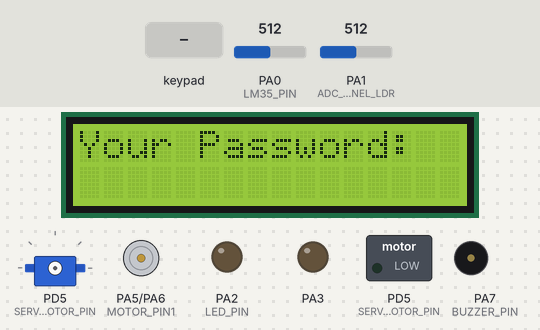
The program below on a simulated ATmega32, built with avr-gcc and emulated at 8 MHz. On the bench: 20×4 character LCD, servo, motor-driver pin pairs drawn as motors (green arrow = first pin HIGH = forward, orange = second pin HIGH = backward, longer = more drive), switched loads named in the program (green lamp = pin HIGH), output pins drawn as LEDs (lit = HIGH), buzzer (waves = sounding, pin HIGH). Wiring (inferred from the signals the program sends): 4×4 keypad with keys 7 8 9 / 4 5 6 * 1 2 3 - C 0 = +: rows PC0, PC1, PC2, PC3; columns PC4, PC5, PC6, PC7. Wiring (inferred from the names in the program): character LCD (HD44780): RS PD0; R/W PD1; E PD2; data PB0, PB1, PB2, PB3, PB4, PB5, PB6, PB7. The inputs (shaded band) are chosen by the test bench; at power-on: PA0 (LM35_PIN) = 512, PA1 (ADC_CHANNEL_LDR) = 512. Servo pulses on a pin are drawn as a servo (544–2400 µs = 0–180°); pins used as bus, display or sensor lines are not drawn.

Above: at 1.2 s.
1.3 s: keypad keys 1 2 3 4 = pressed 0.4 s apart
At 5.6 s:
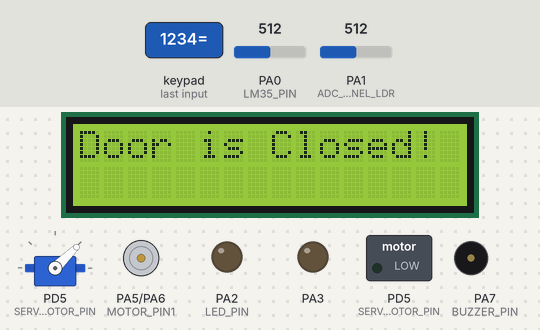
6.3 s: PA0 (LM35_PIN) set to 50
At 7.0 s:
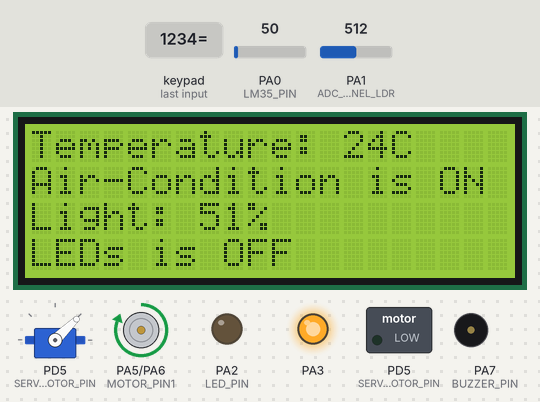
7.8 s: PA0 (LM35_PIN) set to 42
At 8.6 s:
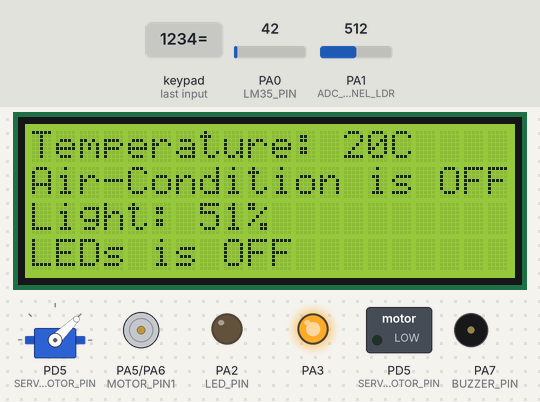
9.4 s: PA1 (ADC_CHANNEL_LDR) set to 56
10.9 s: PA1 (ADC_CHANNEL_LDR) set to 45
At 11.4 s:
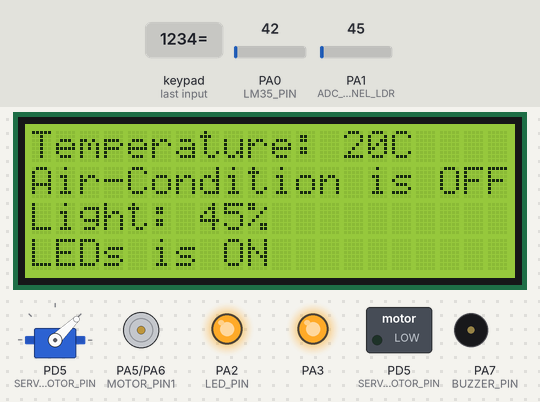
12.4 s: PA0 (LM35_PIN) set to 60
At 13.1 s:
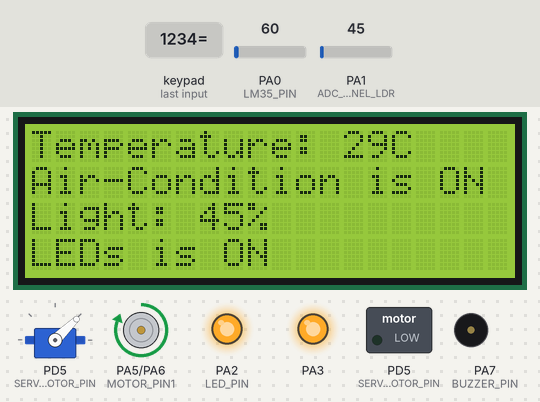
Timing chart, 0 to 15.0 s (numbered marks = the images above; inputs shaded):
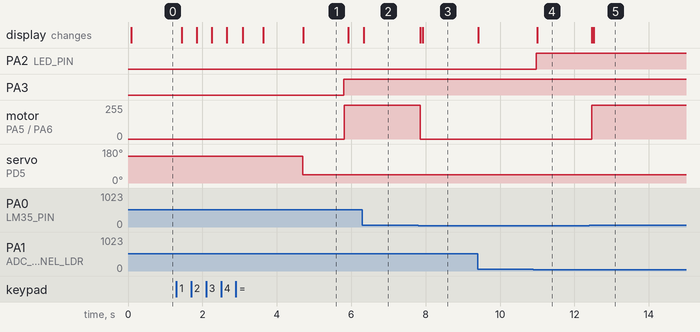

Measured:
- the behaviour switches between 46 and 45 on PA0 (LM35_PIN) (found by bisection; images 2 and 3)
- the behaviour switches between 50 and 49 on PA1 (ADC_CHANNEL_LDR) (found by bisection; images 3 and 4)
- after the input at 1.3 s, PA3: LOW → HIGH after 4.5 s; motor on PA5 (MOTOR_PIN1) / PA6 (motor_pin2): stopped → forward 255/255 after 4.5 s; servo on PD5 (SERVO_MOTOR_PIN): 141° → 44° after 3.4 s; the display: first changes after 0.15 s (image 1 shows a later state)
- after the input at 6.3 s, the display: changes at once (image 2)
- after the input at 7.8 s, motor on PA5 (MOTOR_PIN1) / PA6 (motor_pin2): forward 255/255 → stopped after 0.06 s; the display: first changes after 0.06 s (image 3 shows a later state)
- after the input at 10.9 s, PA2 (LED_PIN): LOW → HIGH after 0.07 s; the display: changes after 0.10 s (image 4)
- after the input at 12.4 s, motor on PA5 (MOTOR_PIN1) / PA6 (motor_pin2): stopped → forward 255/255 after 0.07 s; the display: first changes after 0.07 s (image 5 shows a later state)

The program:

main.c
```c
/*
 * main.c
 *
 *  Created on: Oct 23, 2023
 *      Author: hp
 */

#include "app.h"


int main(void){
	u8 login_tries = 0;
	u32 temp_value = 0;
	u16 light_value = 0;
	app_init();

	while(1){
		if(Read_Password()){
			login_tries++;
			if(MAX_LOGIN_TRIES <= login_tries)
				Halt_System();
			else{
				CLCD_DisplayClear();
				CLCD_WriteString((u8*)"Try Again!");
				_delay_ms(500);
				CLCD_DisplayClear();
				continue;
			}
		}
		else{
			CLCD_DisplayClear();
			CLCD_WriteString((u8*)"You can Access!");
			_delay_ms(500);
			CLCD_DisplayClear();
			Servo_Angle(180);
			CLCD_WriteString((u8*)"Door is Opened!");
			_delay_ms(1000);
			CLCD_DisplayClear();
			Servo_Angle(0);
			CLCD_WriteString((u8*)"Door is Closed!");
			_delay_ms(1000);
			CLCD_DisplayClear();
			break;
		}
	}


	CLCD_WriteString_Pos((u8*)"Temperature: ",1,1);
	CLCD_WriteString_Pos((u8*)"Light: ",3,1);

	while(1){
		LED_DIMMER();
		temp_value = Get_Tempreture_Value();
		CLCD_WriteNum_Pos(temp_value,1,14);
		CLCD_WriteData_Pos('C',1,16);
		if (temp_value >= 28){
			DC_MOTOR_ON();
			CLCD_WriteString_Pos((u8*)"Air-Condition is ON ",2,1);
		}else if (temp_value <= 21){
			DC_MOTOR_OFF();
			CLCD_WriteString_Pos((u8*)"Air-Condition is OFF",2,1);
		}

		light_value = Get_LDR_Value();
		mapRange(light_value, 0, 1024, 0, 100);
		CLCD_WriteNum_Pos(light_value, 3, 8);
		CLCD_WriteData_Pos('%',3,10);
		if (light_value < 50){
			LED_voidON(LED_PIN);
			CLCD_WriteString_Pos((u8*)"LEDs is ON ",4,1);
		}else if (light_value >= 50){
			LED_voidOFF(LED_PIN);
			CLCD_WriteString_Pos((u8*)"LEDs is OFF",4,1);
		}
	}
}
```

app.c
```c
/*
 * app.c
 *
 *  Created on: Oct 23, 2023
 *      Author: hp
 */

#include "app.h"

#define SYSTEM_PSW 1234

void app_init(void){
	/* LCD init */
	CLCD_init();
	/* KPD init */
	KPD_init();
	/* DC_Motor */
	Motor motor;
	motor.motor_port = MOTOR_PORT;
	motor.motor_pin1 = MOTOR_PIN1;
	motor.motor_pin2 = MOTRO_PIN2;
	DCMotor_init(&motor);
	/* ADC init */
	/* LM35 */
	DIO_voidSetPinDirection(DIO_u8PORTA, LM35_PIN, DIO_u8INPUT); //ADC A0 input
	LM35_init();
	/* LDR init */
	DIO_voidSetPinDirection(DIO_u8PORTA, LDR_PIN, DIO_u8INPUT); //ADC A1 input
	LDR_init();
	/* BUZZER init */
	DIO_voidSetPinDirection(DIO_u8PORTA, BUZZER_PIN, DIO_u8OUTPUT);
	/* Servo MOTOR init */
	DIO_voidSetPinDirection(SERVO_MOTOR_PORT, SERVO_MOTOR_PIN, DIO_u8OUTPUT);
	Timer1_FPWM();
	/* LED init */
	LED_voidInit(LED_PIN);
	/* LED Dimmer */
	LED_voidInit(DIMMER_LED);
}

u8 Read_Password(void){
	/*
	 * Read password from keypad
	 * If password is correct, return 0
	 * If password is incorrect, return 1
	 */

    u8 keypad_entry;
    u32 password = 0;
    CLCD_WriteString((u8*)"Your Password: ");
	CLCD_GoTo(2,1);

    while (1) {
        keypad_entry = KPD_GetPressedKey();

        if (keypad_entry == '=') {
            break;
        } else if ((keypad_entry >= '0') && (keypad_entry <= '9')) {
            CLCD_WriteData(keypad_entry);
            _delay_ms(50);
            password += (keypad_entry - 48);
            password *= 10;
        } else { /* Do Nothing */ }
    }

    password /= 10;

    // Check if the entered password is correct
    u8 ret_val = (password == SYSTEM_PSW) ? 0 : 1;
    return ret_val;
}

u32 Get_Tempreture_Value(void){
	u32 ret_val = LM35_CallValue();
	return ret_val;
}

u16 Get_LDR_Value(void){
	u16 adc_val = LDR_CallValue();
	return adc_val;
}

void DC_MOTOR_ON(void){
	Motor motor;
	motor.motor_port = MOTOR_PORT;
	motor.motor_pin1 = MOTOR_PIN1;
	motor.motor_pin2 = MOTRO_PIN2;
	DCMotor_SetCW(&motor);
}
void DC_MOTOR_OFF(void){
	Motor motor;
	motor.motor_port = MOTOR_PORT;
	motor.motor_pin1 = MOTOR_PIN1;
	motor.motor_pin2 = MOTRO_PIN2;
	DCMotor_OFF(&motor);
}

void BUZZER_ON(void){
	DIO_voidSetPinValue(BUZZER_PORT, BUZZER_PIN, DIO_u8HIGH);
}

void LED_DIMMER(void){
	LED_voidON(DIMMER_LED);
}

void Halt_System(void){
	CLCD_DisplayClear();
	CLCD_WriteString((u8*)"System is Halt");
	while(1){
		BUZZER_ON();
	}
}

u32 mapRange(u16 value, u16 fromLow, u16 fromHigh, u16 toLow, u16 toHigh) {
	u16 sourceRange = fromHigh - fromLow;
	u16 targetRange = toHigh - toLow;

    f32 scaledValue = (value - fromLow) / sourceRange;
    u32 result = toLow + scaledValue * targetRange;

    return result;
}
```

app.h
```c
/*
 * app.h
 *
 *  Created on: Oct 23, 2023
 *      Author: hp
 */

#ifndef APP_H_
#define APP_H_

/* Section Includes */
/* we use drivers:
 * from MCAL:
 * 1- DIO
 * 2- ADC
 * 3- TIMER1
 * from HAL:
 * 1- LCD
 * 2- KPD
 * 3- DC_MOTOR
 * 4- LM35
 * 5- LED
 * 6- LDR
 * 7- SERVO_MOTOR
 *  */
#include "../01-LIB/BIT_MATH.h"
#include "../01-LIB/STD_TYPES.h"
#include "../04-MCAL/01-DIO/DIO_Interface.h"
#include "../04-MCAL/03-ADC/ADC_Interface.h"
#include "../03-HAL/01-LED/LED_Interface.h"
#include "../03-HAL/03-BUSH_BUTTON/BushButton_Interface.h"
#include "../03-HAL/04-CLCD/CLCD_Interface.h"
#include "../03-HAL/05-KPD/KPD_Interface.h"
#include "../03-HAL/06-DC_MOTOR/DC_Motor_Interface.h"
#include "../03-HAL/07-LM35/LM35_Interface.h"
#include "../03-HAL/09-LDR/LDR_Interface.h"
#include "../03-HAL/10-SERVO_MOTOR/SERVO_INTERFACE.h"

/* Section Macro */
#define MAX_LOGIN_TRIES 3
#define BUZZER_PORT DIO_u8PORTA
#define BUZZER_PIN  DIO_U8PIN7
#define MOTOR_PORT  DIO_u8PORTA
#define MOTOR_PIN1  DIO_U8PIN5
#define MOTRO_PIN2  DIO_U8PIN6
#define LED_PIN     DIO_U8PIN2
#define DIMMER_LED  DIO_U8PIN3
#define LM35_PIN    DIO_U8PIN0
#define LDR_PIN     DIO_U8PIN1
#define SERVO_MOTOR_PORT DIO_u8PORTD
#define SERVO_MOTOR_PIN  DIO_U8PIN5


/* APIs Supported by "APP" */
void app_init(void);
u8 Read_Password(void);
u32 Get_Tempreture_Value(void);
u16 Get_LDR_Value(void);
void DC_MOTOR_ON(void);
void DC_MOTOR_OFF(void);
void BUZZER_ON(void);
void LED_DIMMER(void);
void Halt_System(void);
u32 mapRange(u16 value, u16 fromLow, u16 fromHigh, u16 toLow, u16 toHigh);

#endif /* APP_H_ */
```

LED_Interface.h
```c
/*
 * LED_Interface.h
 *
 *  Created on: Oct 5, 2023
 *      Author: hp
 */

#ifndef LED_INTERFACE_H_
#define LED_INTERFACE_H_

#define LED_PORT DIO_u8PORTA

void LED_voidInit(u8 u8PinNum);
void LEDs_voidInit(u8 u8PinNum);
void LED_voidON(u8 u8PinNum);
void LEDs_voidON(u8 u8PinNum);
void LED_voidOFF(u8 u8PinNum);
void LEDs_voidOFF(u8 u8PinNum);

#endif /* LED_INTERFACE_H_ */
```

LED_Progam.c
```c
/*
 * LED_Progam.c
 *
 *  Created on: Oct 5, 2023
 *      Author: hp
 */

#include "../../01-LIB/STD_TYPES.h"
#include "../../04-MCAL/01-DIO/DIO_Interface.h"
#include "../01-LED/LED_Interface.h"

void LED_voidInit(u8 u8PinNum){
	DIO_voidSetPinDirection(LED_PORT, u8PinNum, DIO_u8OUTPUT);
}

void LEDs_voidInit(u8 u8PinNum){
	//DDRC = 0b00000111; //output(C0,C1,C2)
	DIO_voidSetPortDirection(LED_PORT, u8PinNum);
}

void LED_voidON(u8 u8PinNum){
	//PORTC = 0b00000001; //high(C0,C1,C2)
	DIO_voidSetPinValue(LED_PORT, u8PinNum, DIO_u8HIGH);
}

void LEDs_voidON(u8 u8PinNum){
	DIO_voidSetPortValue(LED_PORT, u8PinNum);
}

void LED_voidOFF(u8 u8PinNum){
	//PORTC = 0b00000000; //low(C0,C1,C2)
	DIO_voidSetPinValue(LED_PORT, u8PinNum, DIO_u8LOW);
}

void LEDs_voidOFF(u8 u8PinNum){
	DIO_voidSetPortValue(LED_PORT, u8PinNum);
}
```

BushButton_Interface.h
```c
/*
 * BushButton_Interface.h
 *
 *  Created on: Oct 9, 2023
 *      Author: hp
 */

#ifndef BUSHBUTTON_INTERFACE_H_
#define BUSHBUTTON_INTERFACE_H_

#include "../../01-LIB/STD_TYPES.h"
#include "../../04-MCAL/01-DIO/DIO_Interface.h"
#include "util/delay.h"

#define BUSHBUTTON_PORT DIO_u8PORTC

typedef enum {
	Button_PRESSESD =0,
	Button_RELEASED
}button_state;

typedef struct {
	u8 button_pin;
	button_state button;
}Button;

void BushButton_voidInit(Button *button);
u8 BushButton_voidRead(Button *button);

#endif /* BUSHBUTTON_INTERFACE_H_ */
```

BushButton_Program.c
```c
/*
 * BushButton_Program.c
 *
 *  Created on: Oct 9, 2023
 *      Author: hp
 */

#include "BushButton_Interface.h"

void BushButton_voidInit(Button *button){
	DIO_voidSetPinDirection(BUSHBUTTON_PORT, button->button_pin, DIO_u8INPUT);
	DIO_voidSetPinValue(BUSHBUTTON_PORT, button->button_pin, DIO_u8HIGH);
}

u8 BushButton_voidRead(Button *button){
	u8 local_u8Read = DIO_u8GetPinValue(BUSHBUTTON_PORT, button->button_pin);
	if (local_u8Read == 0){
		_delay_ms(150);
		if (local_u8Read == 0){
			button->button = Button_PRESSESD;
		}
	}else if (local_u8Read == 1){
		button->button = Button_RELEASED;
	}
	return button->button;
}
```

CLCD_Interface.h
```c
/*
 * CLCD_Interface.h
 *
 *  Created on: Oct 10, 2023
 *      Author: hp
 */

#ifndef CLCD_INTERFACE_H_
#define CLCD_INTERFACE_H_

#include "../../01-LIB/STD_TYPES.h"
#include "../../01-LIB/BIT_MATH.h"
#include "../../04-MCAL/01-DIO/DIO_Interface.h"

#define CLCD_Control_Port DIO_u8PORTD
#define CLCD_RS_PIN       DIO_U8PIN0
#define CLCD_RW_PIN       DIO_U8PIN1
#define CLCD_EN_PIN       DIO_U8PIN2
#define CLCD_Data_Port    DIO_u8PORTB


void CLCD_init(void);
void CLCD_WriteInes(u8 A_u8Command); //SendCommand
void CLCD_WriteData(u8 Data); //SendData
void CLCD_WriteChar(u8 Char); //SendChar
void CLCD_WriteString(u8 * String); //SendString
void CLCD_GoTo(u8 Row, u8 Col); //MoveTo
void CLCD_DisplayClear(void);
u8 ConvertNumToASCII(u8 Input);
void CLCD_WriteNum(u64 NUM); //SendNumber
void CLCD_PrintBinary(u8 num);
void CLCD_Draw_Char(u8 Address_Data, u8* charArray);
void CLCD_printHEXNum(u8 num);
void CLCD_WriteData_Pos(u8 Data, u8 Row, u8 Col);
void CLCD_WriteString_Pos(u8 *String, u8 Row, u8 Col);
void CLCD_WriteNum_Pos(u64 Num, u8 Row, u8 Col);


#endif /* CLCD_INTERFACE_H_ */
```

CLCD_Program.c
```c
/*
 * CLCD_Program.c
 *
 *  Created on: Oct 10, 2023
 *      Author: hp
 */

#include "util/delay.h"
#include "../04-CLCD/CLCD_Interface.h"

void CLCD_init(void){
	/* data port output */
	DIO_voidSetPortDirection(CLCD_Data_Port, 255);
	/* RS output */
	DIO_voidSetPinDirection(CLCD_Control_Port, CLCD_RS_PIN, DIO_u8OUTPUT);
	/* RW output */
	DIO_voidSetPinDirection(CLCD_Control_Port, CLCD_RW_PIN, DIO_u8OUTPUT);
	/* EN output */
	DIO_voidSetPinDirection(CLCD_Control_Port, CLCD_EN_PIN, DIO_u8OUTPUT);
	_delay_ms(50);
	CLCD_WriteInes(0x38); //0b00111000 //FUNCTION_SET
	CLCD_WriteInes(0x0C); //0b00001111 //DISPLAY_ON
	CLCD_WriteInes(0x01); //0b00000001 //DISPLAY_CLEAR
	_delay_ms(1);
	CLCD_WriteInes(0x06); //0b00000110 //ENTRY_MODE_SET
}

void CLCD_WriteInes(u8 A_u8Command){
	/* RS = 0 (Command mode) */
	DIO_voidSetPinValue(CLCD_Control_Port, CLCD_RS_PIN, DIO_u8LOW); //send commend
	/* RW = 0 (Write mode) */
	DIO_voidSetPinValue(CLCD_Control_Port, CLCD_RW_PIN, DIO_u8LOW);
	/* send command through the port */
	DIO_voidSetPortValue(CLCD_Data_Port, A_u8Command); //function set
	/* Enable sequence */
	DIO_voidSetPinValue(CLCD_Control_Port, CLCD_EN_PIN, DIO_u8HIGH);
	_delay_ms(1);
	DIO_voidSetPinValue(CLCD_Control_Port,CLCD_EN_PIN, DIO_u8LOW);
	_delay_ms(1);
}

void CLCD_WriteData(u8 Data){
	/* RS = 1 (Command mode) */
	DIO_voidSetPinValue(CLCD_Control_Port, CLCD_RS_PIN, DIO_u8HIGH); //send commend
	/* RW = 0 (Write mode) */
	DIO_voidSetPinValue(CLCD_Control_Port, CLCD_RW_PIN, DIO_u8LOW);
	/* send command through the port */
	DIO_voidSetPortValue(CLCD_Data_Port, Data); //function set
	/* Enable sequence */
	DIO_voidSetPinValue(CLCD_Control_Port, CLCD_EN_PIN, DIO_u8HIGH);
	_delay_ms(1);
	DIO_voidSetPinValue(CLCD_Control_Port,CLCD_EN_PIN, DIO_u8LOW);
	_delay_ms(1);
}

void CLCD_WriteChar(u8 Char){
	CLCD_WriteData(Char);
}

void CLCD_WriteString(u8 * String){
	while (*String != '\0'){
		CLCD_WriteData(*String);
		String++;
	}
}

void CLCD_GoTo(u8 Row, u8 Col){
	Col--;
	Row--;

	switch(Row)
	{
		case 0: CLCD_WriteInes(0x80+Col); break;
		case 1: CLCD_WriteInes(0xC0+Col); break;
		case 2: CLCD_WriteInes(0x94+Col); break;
		case 3: CLCD_WriteInes(0xD4+Col); break;
	}
}

void CLCD_DisplayClear(void){
	CLCD_WriteInes(0x01);
}

u8 ConvertNumToASCII(u8 Input){
	return Input+0x30;
}

s32 CLCD_ReverseNumber(s32 NUM){
	u32 reverse=1;
	while(NUM!=0)
	{
		reverse=(reverse*10)+(NUM%10);
		NUM/=10;
	}
	return reverse;
}

void CLCD_WriteNum(u64 NUM) {
	if (NUM == 0){
		CLCD_WriteData((NUM%10)+48);
	}
	else{
		u64 reverse=1;
		reverse = CLCD_ReverseNumber(NUM);
		while(reverse!=1)
		{
			CLCD_WriteData((reverse%10)+48);
			reverse/=10;
		}
	}
}

void CLCD_PrintBinary(u8 num){
	for(s8 i=7; i>=0; i--){
		CLCD_WriteData(GET_BIT(num,i)?'1':'0');
	}
}

/*u8 arr[] = {
		0x00,
		0x00,
		0x07,
		0x04,
		0x1F,
		0x00,
		0x00,
		0x00
};//-----------print*/
u8 arr_2[] = {
  0x00,
  0x00,
  0x07,
  0x05,
  0x1F,
  0x10,
  0x10,
  0x10
};

void CLCD_Draw_Char(u8 Address_Data, u8* charArray) {
    CLCD_WriteInes(0x40 | (Address_Data * 8)); // Set CGRAM address
    for (u8 j = 0; j < 8; j++) {
        CLCD_WriteData(charArray[j]);
    }
    CLCD_WriteInes(0x80); // Set DDRAM address to return to the display area
}

void CLCD_printHEXNum(u8 num){
	u8 decimalS[] = "Decimal: ";
	u8 hexS[] = 	"Hex: ";
	u8 st[] = "0x";
	u8 Upper =0 , Lower = 0;
	Upper = num >>4;
	Lower = num &0x0f;

	CLCD_WriteString(decimalS);
	CLCD_WriteNum(num);
	CLCD_GoTo(2,1);
	CLCD_WriteString(hexS);
	CLCD_WriteString(st);

	if (Upper < 10){
		CLCD_GoTo(2,8);
		CLCD_WriteData(Upper + '0');
	}
	else {
		CLCD_GoTo(2,8);
		CLCD_WriteData(Upper + 'A'-10);
	}
	if (Lower < 10){
		CLCD_GoTo(2,9);
		CLCD_WriteData(Lower + '0');
	}
	else {
		CLCD_GoTo(2,9);
		CLCD_WriteData(Lower + 'A'-10);
	}
}

void CLCD_WriteData_Pos(u8 Data, u8 Row, u8 Col){
	CLCD_GoTo(Row,Col);
	CLCD_WriteData(Data);
}

void CLCD_WriteString_Pos(u8 *String, u8 Row, u8 Col){
	CLCD_GoTo(Row,Col);
	CLCD_WriteString(String);
}

void CLCD_WriteNum_Pos(u64 Num, u8 Row, u8 Col){
	CLCD_GoTo(Row,Col);
	CLCD_WriteNum(Num);
}
```

KPD_Interface.h
```c
/*
 * KPD_Interface.h
 *
 *  Created on: Oct 11, 2023
 *      Author: hp
 */

#ifndef KPD_INTERFACE_H_
#define KPD_INTERFACE_H_

#include "../../01-LIB/BIT_MATH.h"
#include "../../01-LIB/STD_TYPES.h"
#include "../../04-MCAL/01-DIO/DIO_Interface.h"
#include "util/delay.h"

#define KPD_PORT DIO_u8PORTC

void KPD_init(void);
u8 KPD_GetPressedKey(void);

#endif /* KPD_INTERFACE_H_ */
```

KPD_Program.c
```c
/*
 * KPD_Program.c
 *
 *  Created on: Oct 11, 2023
 *      Author: hp
 */


#include "KPD_Interface.h"


u8 static KPD_Arr[4][4] = { {'7','8','9','/'},
							{'4','5','6','*'},
							{'1','2','3','-'},
							{'C','0','=','+'} };

void KPD_init(void){
	//R0->R3 (rows)    //C0->C3 //0x0f
	//C0->C3 (columns) //C4->C7 //0xf0
	for (u8 i=0;i<4;i++){
		DIO_voidSetPinDirection(KPD_PORT, i, DIO_u8OUTPUT);
	}
	for (u8 i=4;i<8;i++){
		DIO_voidSetPinDirection(KPD_PORT, i, DIO_u8INPUT);
	}
	DIO_voidSetPortValue(KPD_PORT, 0xff); //PORTC =
}

u8 KPD_GetPressedKey(void){
	u8 Key = 0;
	u8 row,col;
	for (row = 0; row < 4; row++){
		DIO_voidSetPinValue(KPD_PORT, row, DIO_u8LOW);
		for(col = 4; col < 8; col++){
			if (DIO_u8GetPinValue(KPD_PORT, col) == 0){
				_delay_ms(30);
				if (DIO_u8GetPinValue(KPD_PORT, col) == 0){
					while(DIO_u8GetPinValue(KPD_PORT, col) == 0);
					Key = KPD_Arr[row][col-4];
					DIO_voidSetPinValue(KPD_PORT,row,DIO_u8HIGH);
				}
			}
		}
		DIO_voidSetPinValue(KPD_PORT,row,DIO_u8HIGH);
	}
	//not pressed
	return Key;
}
```

DC_Motor_Interface.h
```c
/*
 * DC_Motor_Interface.h
 *
 *  Created on: Oct 12, 2023
 *      Author: hp
 */

#ifndef DC_MOTOR_INTERFACE_H_
#define DC_MOTOR_INTERFACE_H_

#include "../../01-LIB/STD_TYPES.h"
#include "../../04-MCAL/01-DIO/DIO_Interface.h"

typedef struct{
	u8 motor_port;
	u8 motor_pin1;
	u8 motor_pin2;
} Motor;


void DCMotor_init(Motor *motor);
void DCMotor_OFF(Motor *motor);
void DCMotor_SetCW(Motor *motor);
void DCMotor_SetCCW(Motor *motor);


#endif /* DC_MOTOR_INTERFACE_H_ */
```

DC_Motor_Program.c
```c
/*
 * DC_Motor_Program.c
 *
 *  Created on: Oct 12, 2023
 *      Author: hp
 */

#include "DC_Motor_Interface.h"

void DCMotor_init(Motor *motor){
	DIO_voidSetPinDirection(motor->motor_port, motor->motor_pin1, DIO_u8OUTPUT);
	DIO_voidSetPinDirection(motor->motor_port, motor->motor_pin2, DIO_u8OUTPUT);
}

void DCMotor_OFF(Motor *motor){
	DIO_voidSetPinValue(motor->motor_port, motor->motor_pin1, DIO_u8LOW);
	DIO_voidSetPinValue(motor->motor_port, motor->motor_pin2, DIO_u8LOW);
}


/*
 * CW  -> pin 2,3
 * CCW -> pin 1,4
 * */

void DCMotor_SetCW(Motor *motor){
	DIO_voidSetPinValue(motor->motor_port, motor->motor_pin1, DIO_u8HIGH);
	DIO_voidSetPinValue(motor->motor_port, motor->motor_pin2, DIO_u8LOW);
}

void DCMotor_SetCCW(Motor *motor){
	DIO_voidSetPinValue(motor->motor_port, motor->motor_pin1, DIO_u8LOW);
	DIO_voidSetPinValue(motor->motor_port, motor->motor_pin2, DIO_u8HIGH);
}
```

LM35_Interface.h
```c
/*
 * LM35_Interface.h
 *
 *  Created on: Oct 21, 2023
 *      Author: hp
 */

#ifndef LM35_INTERFACE_H_
#define LM35_INTERFACE_H_

#define ADC_CHANNEL ADC_CHANNEL_A0

void LM35_init(void);
u32 LM35_CallValue(void);

#endif /* LM35_INTERFACE_H_ */
```

LM35_Program.c
```c
/*
 * LM35_Program.c
 *
 *  Created on: Oct 21, 2023
 *      Author: hp
 */

#include "../../01-LIB/STD_TYPES.h"
#include "../../04-MCAL/03-ADC/ADC_Interface.h"
#include "LM35_Interface.h"

void LM35_init(void){
	ADC_voidInit();
}

u32 LM35_CallValue(void){
	u32 Local_u32Digital = ADC_u8StartConversion(ADC_CHANNEL);
	u32 Local_u32Analog  = (Local_u32Digital*5000)/1024;
	u32 Local_u32Temp    = Local_u32Analog / 10;
	return Local_u32Temp;
}
```

LDR_Interface.h
```c
/*
 * LDR_Interface.h
 *
 *  Created on: Oct 21, 2023
 *      Author: hp
 */

#ifndef LDR_INTERFACE_H_
#define LDR_INTERFACE_H_

#define ADC_CHANNEL_LDR ADC_CHANNEL_A1

void LDR_init(void);
u16 LDR_CallValue(void);

#endif /* LDR_INTERFACE_H_ */
```

LDR_Program.c
```c
/*
 * LDR_Program.c
 *
 *  Created on: Oct 21, 2023
 *      Author: hp
 */

#include "../../01-LIB/STD_TYPES.h"
#include "../../04-MCAL/03-ADC/ADC_Interface.h"
#include "LDR_Interface.h"

void LDR_init(void){
	ADC_voidInit();
}

u16 LDR_CallValue(void){
	u16 Local_u16Digital = ADC_u8StartConversion(ADC_CHANNEL_LDR);
	//u16 Local_u16Result = (1000 * Local_u16Digital)/ (5 - Local_u16Digital);
	return Local_u16Digital;
}
```

SERVO.c
```c
/*
 * SERVO.c
 *
 *  Created on: ??þ/??þ/????
 *      Author: AFAQE
 */
#include "../../01-LIB/STD_TYPES.h"
#include "../../01-LIB/BIT_MATH.h"

#include "../../04-MCAL/04-TIMER1/Timer1_registers.h"
#include "SERVO_INTERFACE.h"
void Timer1_FPWM(void)
{
	/*FAST PWM*/
	CLR_BIT(TIMER_u8_TCCR1A_REG ,TCCR1A_WGM10);
	SET_BIT(TIMER_u8_TCCR1A_REG ,TCCR1A_WGM11);
	SET_BIT(TIMER_u8_TCCR1B_REG ,TCCR1B_WGM12);
	SET_BIT(TIMER_u8_TCCR1B_REG ,TCCR1B_WGM13);

	/*clear OSR1A*/
	CLR_BIT(TIMER_u8_TCCR1A_REG ,TCCR1A_COM1A0);
	SET_BIT(TIMER_u8_TCCR1A_REG ,TCCR1A_COM1A1);

	/*Time over flow */
	TIMER_u16_ICR1_REG = 19999;

	/*CLOCK/8*/
	CLR_BIT(TIMER_u8_TCCR1B_REG ,TCCR1B_CS10);
	SET_BIT(TIMER_u8_TCCR1B_REG ,TCCR1B_CS11);
	CLR_BIT(TIMER_u8_TCCR1B_REG ,TCCR1B_CS12);


}


void Servo_Angle(u8 angle )
{
	TIMER_u16_OCR1A_REG = ((50*angle )+8991)/9;

}
```

Source omitted: SERVO_INTERFACE.h (226 bytes), BIT_MATH.h (263 bytes), STD_TYPES.h (378 bytes), DIO_Config.h (135 bytes), DIO_Interface.h (906 bytes), DIO_Private.h (585 bytes), DIO_Program.c (3409 bytes), ADC_Config.h (229 bytes), ADC_Interface.h (447 bytes), ADC_Private.h (878 bytes), ADC_Program.c (1100 bytes), Timer1_registers.h (1867 bytes)
